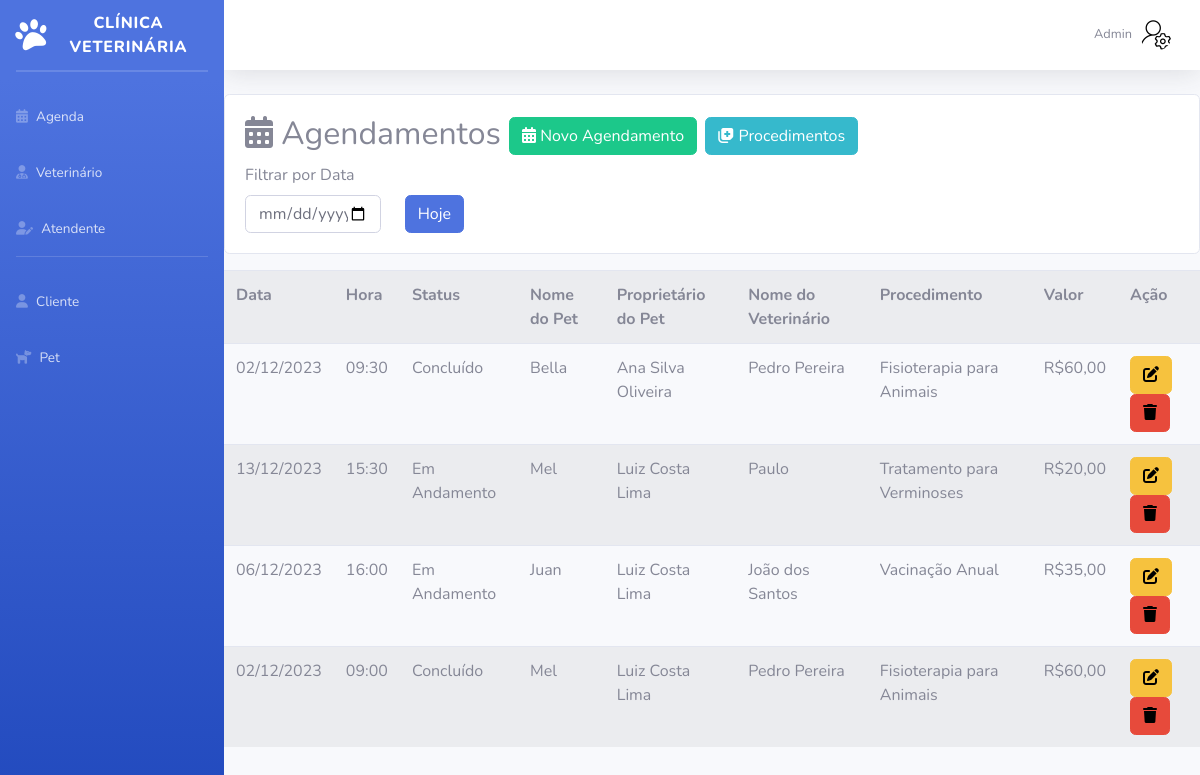
/Sistema/Admin/listagemAgenda.php (signed in), run on an earlier commit of the app's database.
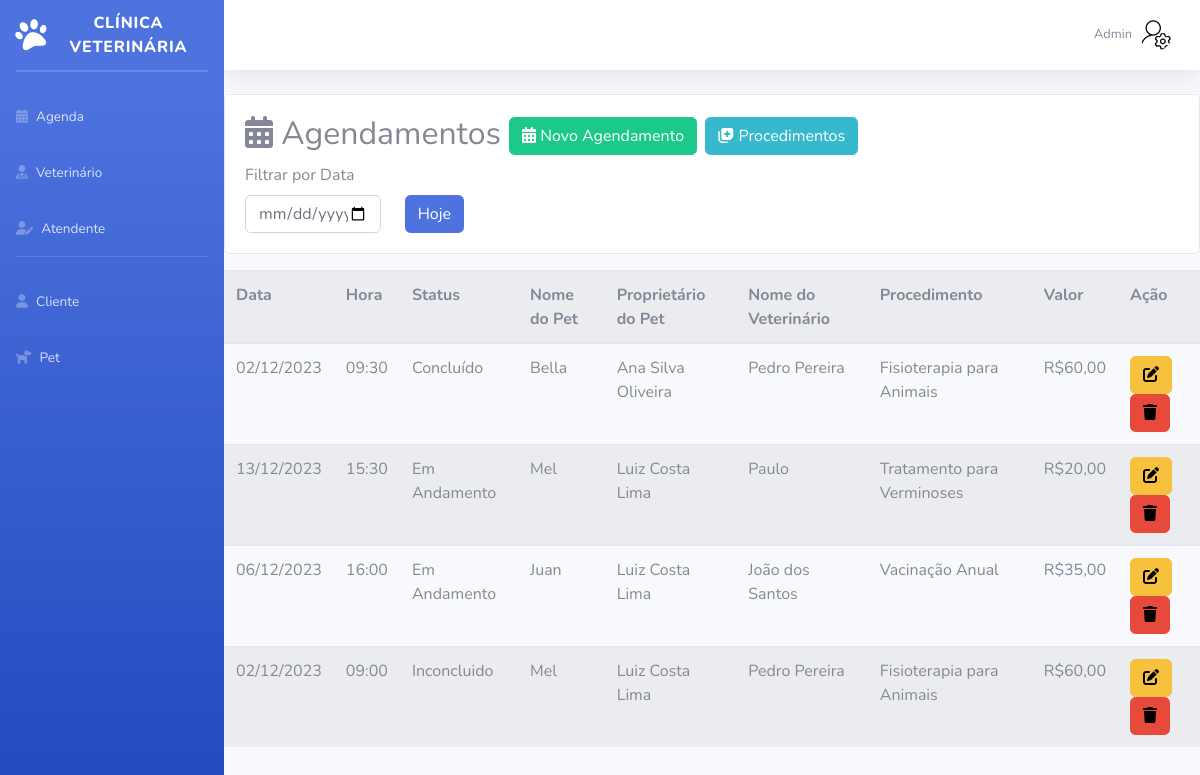
And on a later commit of the database.
### tables this page shows
CREATE TABLE `agenda` (
  `id` int(11) NOT NULL,
  `statusAgenda` varchar(20) NOT NULL,
  `data` varchar(50) NOT NULL,
  `hora` varchar(50) NOT NULL,
  `obs` varchar(500) DEFAULT NULL,
  `resultado` varchar(500) DEFAULT NULL,
  `pet_id` int(11) DEFAULT NULL,
  `veterinario_id` int(11) DEFAULT NULL,
  `procedimento_id` int(11) DEFAULT NULL
);

CREATE TABLE `pet` (
  `id` int(11) NOT NULL,
  `statusPet` varchar(10) NOT NULL,
  `nome` varchar(100) NOT NULL,
  `especie` varchar(50) NOT NULL,
  `anoNascimento` int(11) NOT NULL,
  `sexo` varchar(15) NOT NULL,
  `cor` varchar(50) NOT NULL,
  `obs` varchar(300) DEFAULT NULL,
  `cliente_id` int(11) NOT NULL,
  `raca_id` int(11) DEFAULT NULL
);

CREATE TABLE `cliente` (
  `id` int(11) NOT NULL,
  `status` varchar(15) NOT NULL,
  `nome` varchar(200) NOT NULL,
  `telefone` varchar(20) NOT NULL,
  `endereco` varchar(200) NOT NULL,
  `cidade` varchar(100) NOT NULL,
  `UF` varchar(2) NOT NULL,
  `sexo` varchar(1) NOT NULL,
  `dataNascimento` varchar(50) NOT NULL,
  `CPF` varchar(14) NOT NULL,
  `email` varchar(200) NOT NULL,
  `dataCadastro` date NOT NULL DEFAULT current_timestamp()
);

CREATE TABLE `veterinario` (
  `id` int(11) NOT NULL,
  `statusVet` varchar(10) NOT NULL,
  `nome` varchar(200) NOT NULL,
  `telefone` varchar(20) NOT NULL,
  `email` varchar(200) NOT NULL,
  `sexo` char(1) NOT NULL,
  `dataNascimento` date NOT NULL,
  `dataAdmissao` date NOT NULL DEFAULT current_timestamp(),
  `senha` varchar(200) NOT NULL,
  `CRMV` varchar(50) NOT NULL,
  `dataDemissao` date DEFAULT NULL
);

CREATE TABLE `procedimento` (
  `id` int(11) NOT NULL,
  `statusProcedimento` varchar(10) NOT NULL,
  `nome` varchar(100) NOT NULL,
  `valor` double(11,2) NOT NULL
);

### Sistema/Admin/listagemAgenda.php (the view, shortened to what this page needs)
<?php
require_once("conexao.php");
$data_atual = date("Y-m-d");
$sql = "SELECT a.id, a.data, a.hora, a.statusAgenda, p.nome as petNome, v.nome as vetNome, pr.nome as procNome, c.nome as clienteNome, pr.valor as procValor FROM agenda a
INNER JOIN pet p on a.pet_id= p.id
inner JOIN veterinario v on a.veterinario_id = v.id
INNER join procedimento pr on a.procedimento_id = pr.id
INNER JOIN cliente c ON p.cliente_id = c.id
ORDER BY id";
$resultado = mysqli_query($conexao, $sql);
?>
<!DOCTYPE html>
<html lang="pt-br">
<head>
    <link href="vendor/fontawesome-free/css/all.min.css" rel="stylesheet" type="text/css">
    <link href="css/sb-admin-2.min.css" rel="stylesheet">
</head>
<body id="page-top">
    <div id="wrapper">
        <?php require_once("sidebarAdmin.php"); ?>
        <div id="content-wrapper" class="d-flex flex-column">
            <div id="content">
                <?php require_once("topbarAdmin.php");
                ?>
                <div class="card mt-3 mb-3">
                    <div class="card-body">
                        <h2>
                            <i class="fa-solid fa-calendar-days"></i> Agendamentos <a href="cadastroAgenda.php" class="btn btn-success btn-sn"><i class="fa-solid fa-calendar-days"></i> Novo Agendamento</a> <a href="listagemProcedimento.php" class="btn btn-info btn-sn"><i class="fa-solid fa-notes-medical"></i> Procedimentos</a>
                        </h2>
                        <form method="POST">
                            <label for="formGroupExampleInput" class="form-label">Filtrar por Data</label>
                            <div class="row">
                                <div class="col-2">
                                    <input name="data" type="date" class="form-control" onchange="this.form.submit()" value="<?= isset($_POST['data']) ? htmlspecialchars($_POST['data']) : '' ?>">
                                </div>
                                <div class="col-2">
                                    <button type="submit" class="btn btn-primary" name="data" value="<?=$data_atual?>">Hoje</button>
                                </div>
                            </div>
                    </div>
                </div>
                <?php
                if ($resultado->num_rows > 0) {
                ?>
                    <table class="table table-striped table-hover" id="listaAgenda">
                        <tr>
                            <th>Data</th>
                            <th>Hora</th>
                            <th>Status</th>
                            <th>Nome do Pet</th>
                            <th>Proprietário do Pet</th>
                            <th>Nome do Veterinário</th>
                            <th>Procedimento</th>
                            <th>Valor</th>
                            <th>Ação</th>
                        </tr>
                        <?php
                        while ($row = $resultado->fetch_assoc()) {
                            $dataFormatada = date("d/m/Y", strtotime($row["data"]));
                            echo "<tr><td>" . $dataFormatada . "</td><td>" . $row["hora"]. "</td><td>" . $row["statusAgenda"];
                            $petNome = isset($row["petNome"]) ? $row["petNome"] : "";
                            $clienteNome = isset($row["clienteNome"]) ? $row["clienteNome"] : "";
                            $vetNome = isset($row["vetNome"]) ? $row["vetNome"] : "";
                            $procNome = isset($row["procNome"]) ? $row["procNome"] : "";
                            $valorProcedimento = isset($row["procValor"]) ? number_format($row["procValor"], 2, ',', '.') : "";
                            echo "</td><td>" . $petNome . "</td><td>" . $clienteNome . "</td><td>" . $vetNome . "</td><td>" . $procNome . "</td><td>R$" . $valorProcedimento . "</td>";
                        ?>
                            <td>
                                <a href="editarAgenda.php?id=<?= $row['id'] ?>" class="btn btn-warning"><i class="fa-solid fa-pen-to-square" style="color: #000000;"></i></a>
                                <a href="listagemAgenda.php?id=<?= $row['id'] ?>" class="btn btn-danger" onclick="return confirm('Confirma exclusão?')"><i class="fa-solid fa-trash" style="color: #000000;"></i></a>
                            </td>
                            </tr>
                        <?php
                        }
                        ?>
                    </table>
                    <br>
                <?php
                } else {
                    echo "Nenhum resultado encontrado para a data selecionada.";
                }
                ?>
            </div>
        </div>
    </div>
</body>
</html>

### Sistema/Admin/sidebarAdmin.php
<ul class="navbar-nav bg-gradient-primary sidebar sidebar-dark accordion" id="accordionSidebar">
    <a class="sidebar-brand d-flex align-items-center justify-content-center" href="indexAdmin.php">
        <div class="sidebar-brand-icon rotate-n-15">
            <i class="fa-solid fa-paw"></i>
        </div>
        <div class="sidebar-brand-text mx-1">Clínica Veterinária</div>
    </a>
    <hr class="sidebar-divider my-0">
    <hr class="sidebar-divider">
    <li class="nav-item">
        <a class="nav-link" href="listagemAgenda.php">
            <i class="fa-solid fa-calendar-days"></i>
            <span>Agenda</span>
        </a>
    </li>
    <li class="nav-item">
        <a class="nav-link" href="listagemVeterinario.php">
            <i class="fa-solid fa-user-doctor"></i>
            <span>Veterinário</span>
        </a>
    </li>
    <li class="nav-item">
        <a class="nav-link" href="listagemAtendente.php">
            <i class="fa-solid fa-user-pen"></i>
            <span>Atendente</span>
        </a>
    </li>
    <hr class="sidebar-divider">
    <li class="nav-item">
        <a class="nav-link" href="listagemCliente.php">
            <i class="fa-solid fa-user"></i>
            <span>Cliente</span>
        </a>
    </li>
    <li class="nav-item">
        <a class="nav-link" href="listagemPet.php">
            <i class="fa-solid fa-dog"></i>
            <span>Pet</span>
        </a>
    </li>
</ul>

### Sistema/Admin/topbarAdmin.php (shortened to what this page needs)
<nav class="navbar navbar-expand navbar-light bg-white topbar mb-4 static-top shadow">
    <ul class="navbar-nav ml-auto">
        <li class="nav-item dropdown no-arrow">
            <a class="nav-link dropdown-toggle" href="#" id="userDropdown" role="button" data-toggle="dropdown" aria-haspopup="true" aria-expanded="false">
                <span class="mr-2 d-none d-lg-inline text-gray-600 small">Admin</span>
                <img class="img-profile rounded-circle" src="img/admin.png">
            </a>
        </li>
    </ul>
</nav>

What changed in the data, as far as the page shows it:
changed agenda: statusAgenda "Concluído" → "Inconcluido"
